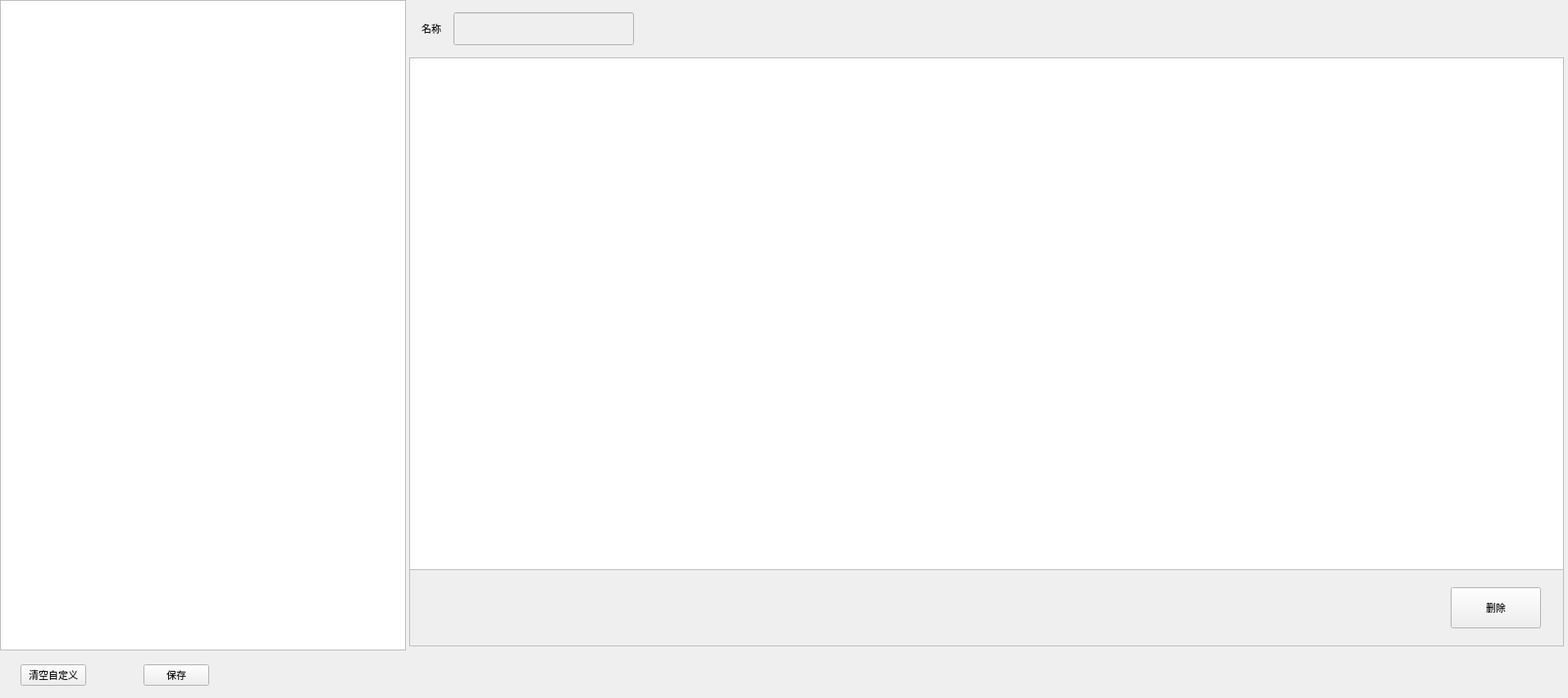
<?xml version="1.0" encoding="UTF-8"?>
<ui version="4.0">
 <class>DataDictionaryDlg</class>
 <widget class="QWidget" name="DataDictionaryDlg">
  <property name="geometry">
   <rect>
    <x>0</x>
    <y>0</y>
    <width>1912</width>
    <height>851</height>
   </rect>
  </property>
  <property name="windowTitle">
   <string>CustomDlg</string>
  </property>
  <widget class="QTableView" name="name_table_view">
   <property name="geometry">
    <rect>
     <x>0</x>
     <y>0</y>
     <width>495</width>
     <height>793</height>
    </rect>
   </property>
   <property name="verticalScrollBarPolicy">
    <enum>Qt::ScrollBarAsNeeded</enum>
   </property>
   <property name="horizontalScrollBarPolicy">
    <enum>Qt::ScrollBarAsNeeded</enum>
   </property>
   <property name="editTriggers">
    <set>QAbstractItemView::NoEditTriggers</set>
   </property>
   <property name="selectionMode">
    <enum>QAbstractItemView::SingleSelection</enum>
   </property>
   <property name="selectionBehavior">
    <enum>QAbstractItemView::SelectRows</enum>
   </property>
   <property name="horizontalScrollMode">
    <enum>QAbstractItemView::ScrollPerPixel</enum>
   </property>
   <property name="showGrid">
    <bool>false</bool>
   </property>
   <attribute name="horizontalHeaderHighlightSections">
    <bool>false</bool>
   </attribute>
   <attribute name="horizontalHeaderStretchLastSection">
    <bool>true</bool>
   </attribute>
   <attribute name="verticalHeaderVisible">
    <bool>false</bool>
   </attribute>
   <attribute name="verticalHeaderDefaultSectionSize">
    <number>45</number>
   </attribute>
  </widget>
  <widget class="QTableView" name="info_table_view">
   <property name="geometry">
    <rect>
     <x>499</x>
     <y>70</y>
     <width>1408</width>
     <height>625</height>
    </rect>
   </property>
   <property name="verticalScrollBarPolicy">
    <enum>Qt::ScrollBarAsNeeded</enum>
   </property>
   <property name="selectionMode">
    <enum>QAbstractItemView::ExtendedSelection</enum>
   </property>
   <property name="selectionBehavior">
    <enum>QAbstractItemView::SelectRows</enum>
   </property>
   <property name="horizontalScrollMode">
    <enum>QAbstractItemView::ScrollPerPixel</enum>
   </property>
   <property name="showGrid">
    <bool>false</bool>
   </property>
   <attribute name="horizontalHeaderHighlightSections">
    <bool>false</bool>
   </attribute>
   <attribute name="horizontalHeaderMinimumSectionSize">
    <number>150</number>
   </attribute>
   <attribute name="horizontalHeaderStretchLastSection">
    <bool>true</bool>
   </attribute>
   <attribute name="verticalHeaderVisible">
    <bool>false</bool>
   </attribute>
   <attribute name="verticalHeaderDefaultSectionSize">
    <number>45</number>
   </attribute>
  </widget>
  <widget class="QFrame" name="line_h">
   <property name="geometry">
    <rect>
     <x>499</x>
     <y>70</y>
     <width>1408</width>
     <height>1</height>
    </rect>
   </property>
   <property name="frameShape">
    <enum>QFrame::StyledPanel</enum>
   </property>
   <property name="frameShadow">
    <enum>QFrame::Raised</enum>
   </property>
   <property name="lines" stdset="0">
    <string>solid</string>
   </property>
  </widget>
  <widget class="QFrame" name="line_v">
   <property name="geometry">
    <rect>
     <x>499</x>
     <y>70</y>
     <width>1</width>
     <height>718</height>
    </rect>
   </property>
   <property name="frameShape">
    <enum>QFrame::StyledPanel</enum>
   </property>
   <property name="frameShadow">
    <enum>QFrame::Raised</enum>
   </property>
   <property name="lines" stdset="0">
    <string>solid</string>
   </property>
  </widget>
  <widget class="QFrame" name="line_v_2">
   <property name="geometry">
    <rect>
     <x>494</x>
     <y>0</y>
     <width>1</width>
     <height>793</height>
    </rect>
   </property>
   <property name="frameShape">
    <enum>QFrame::StyledPanel</enum>
   </property>
   <property name="frameShadow">
    <enum>QFrame::Raised</enum>
   </property>
   <property name="lines" stdset="0">
    <string>solid</string>
   </property>
  </widget>
  <widget class="QFrame" name="line_h_3">
   <property name="geometry">
    <rect>
     <x>499</x>
     <y>787</y>
     <width>1408</width>
     <height>1</height>
    </rect>
   </property>
   <property name="frameShape">
    <enum>QFrame::StyledPanel</enum>
   </property>
   <property name="frameShadow">
    <enum>QFrame::Raised</enum>
   </property>
   <property name="lines" stdset="0">
    <string>solid</string>
   </property>
  </widget>
  <widget class="QFrame" name="line_v_3">
   <property name="geometry">
    <rect>
     <x>1906</x>
     <y>70</y>
     <width>1</width>
     <height>718</height>
    </rect>
   </property>
   <property name="frameShape">
    <enum>QFrame::StyledPanel</enum>
   </property>
   <property name="frameShadow">
    <enum>QFrame::Raised</enum>
   </property>
   <property name="lines" stdset="0">
    <string>solid</string>
   </property>
  </widget>
  <widget class="QWidget" name="widget" native="true">
   <property name="geometry">
    <rect>
     <x>25</x>
     <y>808</y>
     <width>861</width>
     <height>30</height>
    </rect>
   </property>
   <layout class="QHBoxLayout" name="horizontalLayout">
    <property name="spacing">
     <number>70</number>
    </property>
    <property name="leftMargin">
     <number>0</number>
    </property>
    <property name="topMargin">
     <number>0</number>
    </property>
    <property name="rightMargin">
     <number>0</number>
    </property>
    <property name="bottomMargin">
     <number>0</number>
    </property>
    <item>
     <widget class="QPushButton" name="flat_clear_custom">
      <property name="text">
       <string>清空自定义</string>
      </property>
      <property name="buttons" stdset="0">
       <string>flat</string>
      </property>
     </widget>
    </item>
    <item>
     <widget class="QPushButton" name="flat_save">
      <property name="text">
       <string>保存</string>
      </property>
      <property name="buttons" stdset="0">
       <string notr="true">flat</string>
      </property>
      <property name="bks" stdset="0">
       <string notr="true">transparent</string>
      </property>
     </widget>
    </item>
    <item>
     <spacer name="horizontalSpacer">
      <property name="orientation">
       <enum>Qt::Horizontal</enum>
      </property>
      <property name="sizeHint" stdset="0">
       <size>
        <width>40</width>
        <height>20</height>
       </size>
      </property>
     </spacer>
    </item>
   </layout>
  </widget>
  <widget class="QWidget" name="widget_3" native="true">
   <property name="geometry">
    <rect>
     <x>499</x>
     <y>5</y>
     <width>1408</width>
     <height>60</height>
    </rect>
   </property>
   <property name="borders" stdset="0">
    <string>all</string>
   </property>
   <layout class="QHBoxLayout" name="horizontalLayout_2">
    <property name="spacing">
     <number>15</number>
    </property>
    <property name="leftMargin">
     <number>15</number>
    </property>
    <property name="topMargin">
     <number>0</number>
    </property>
    <property name="rightMargin">
     <number>0</number>
    </property>
    <property name="bottomMargin">
     <number>0</number>
    </property>
    <item>
     <widget class="QLabel" name="label">
      <property name="text">
       <string>名称</string>
      </property>
     </widget>
    </item>
    <item>
     <widget class="QLineEdit" name="name_edit">
      <property name="enabled">
       <bool>false</bool>
      </property>
      <property name="minimumSize">
       <size>
        <width>220</width>
        <height>40</height>
       </size>
      </property>
      <property name="maximumSize">
       <size>
        <width>220</width>
        <height>40</height>
       </size>
      </property>
      <property name="maxLength">
       <number>14</number>
      </property>
     </widget>
    </item>
    <item>
     <spacer name="horizontalSpacer_2">
      <property name="orientation">
       <enum>Qt::Horizontal</enum>
      </property>
      <property name="sizeHint" stdset="0">
       <size>
        <width>40</width>
        <height>20</height>
       </size>
      </property>
     </spacer>
    </item>
   </layout>
  </widget>
  <widget class="QPushButton" name="info_del_btn">
   <property name="geometry">
    <rect>
     <x>1769</x>
     <y>716</y>
     <width>110</width>
     <height>50</height>
    </rect>
   </property>
   <property name="text">
    <string>删除</string>
   </property>
   <property name="buttons" stdset="0">
    <string notr="true">btn_dlg</string>
   </property>
  </widget>
  <widget class="QFrame" name="line_h_4">
   <property name="geometry">
    <rect>
     <x>499</x>
     <y>694</y>
     <width>1408</width>
     <height>1</height>
    </rect>
   </property>
   <property name="frameShape">
    <enum>QFrame::StyledPanel</enum>
   </property>
   <property name="frameShadow">
    <enum>QFrame::Raised</enum>
   </property>
   <property name="lines" stdset="0">
    <string>solid</string>
   </property>
  </widget>
  <zorder>widget</zorder>
  <zorder>widget_3</zorder>
  <zorder>name_table_view</zorder>
  <zorder>info_table_view</zorder>
  <zorder>line_h</zorder>
  <zorder>line_v</zorder>
  <zorder>line_v_2</zorder>
  <zorder>line_h_3</zorder>
  <zorder>line_v_3</zorder>
  <zorder>info_del_btn</zorder>
  <zorder>line_h_4</zorder>
 </widget>
 <resources/>
 <connections/>
</ui>
